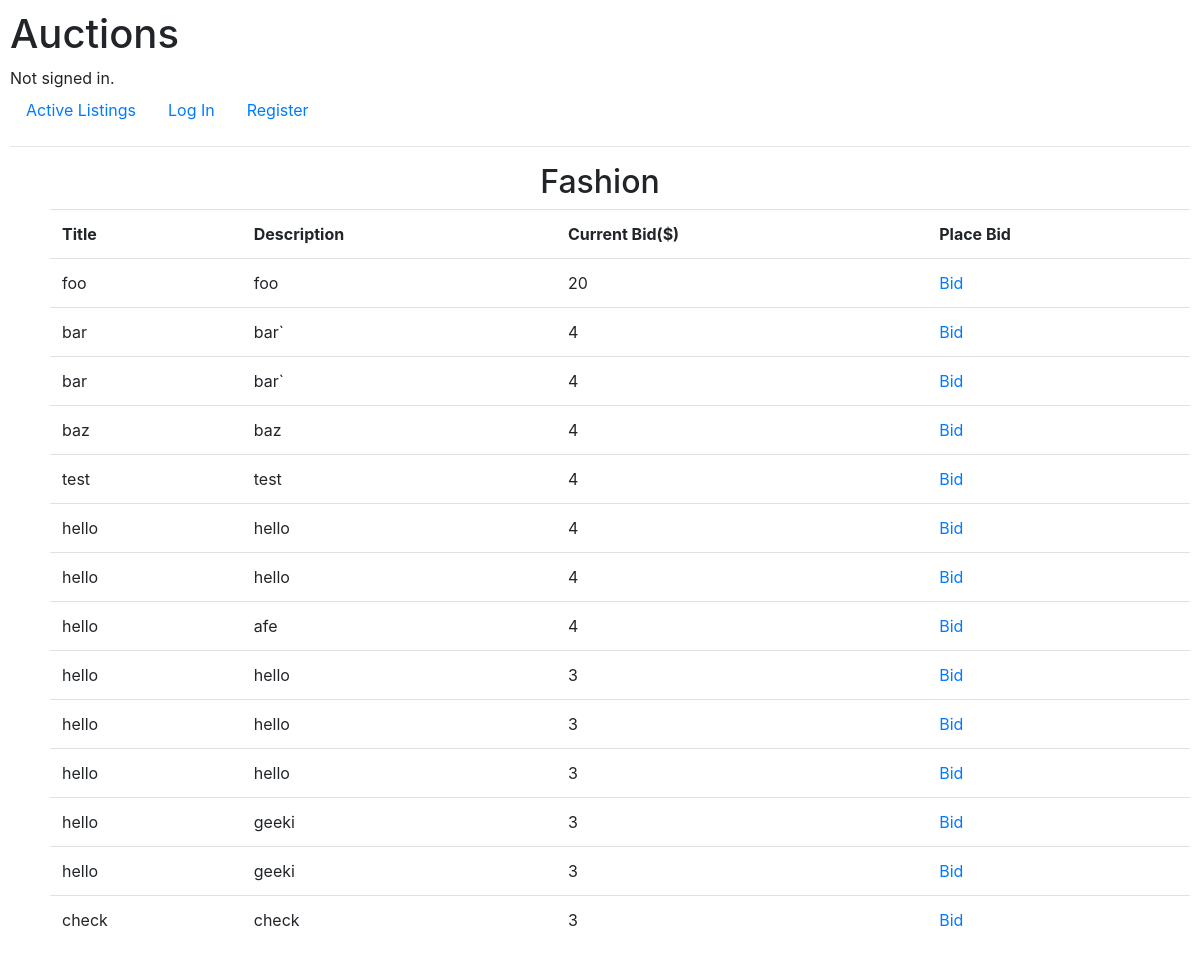
/Fashion, run on an earlier commit of the app's database.
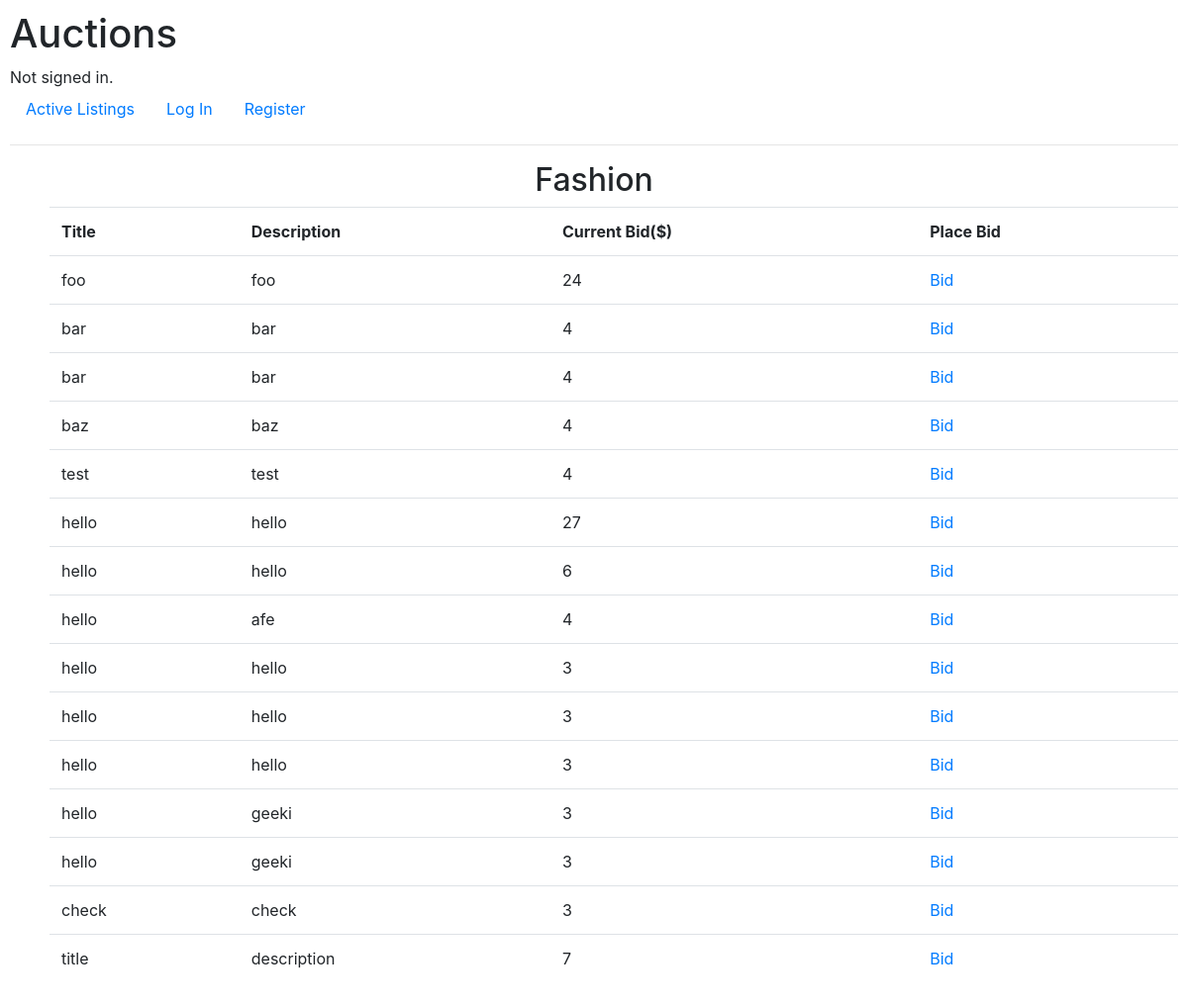
And on a later commit of the database.
### auctions/models.py (models this page shows)
class Listing(models.Model):
    title=models.CharField(max_length=64)
    description=models.CharField(max_length=128)
    bid=models.PositiveIntegerField()
    account = models.ForeignKey(User,on_delete=models.CASCADE,related_name="user")
    categories = (
        ("fashion","Fashion"),
        ("toys","Toys"),
        ("electronics","Electronics"),
        ("home","Home")
    )
    category =models.CharField(max_length=64,choices=categories)

### auctions/views.py (the view)
# urls.py: path("<str:category>",views.category,name="category")
def category(request,category):
    category=category.lower()
    listings=Listing.objects.filter(category=category)
    category=category.capitalize()
    return render(request,"auctions/category.html",{
        "listings":listings,
        "category":category
    })

### auctions/templates/auctions/category.html
{% extends "auctions/layout.html" %}
{% block body %}
    <h2 style="text-align:center">{{category}}</h2>
    <ul>
        <table class="table">
            <tr>
                <th>Title</th>
                <th>Description</th>
                <th>Current Bid($)</th>
                <th>Place Bid</th>
            </tr>
        {% for listing in listings %}
        <tr>
            <td>{{listing.title}}</td>
            <td>{{listing.description}}</td>
            <td>{{listing.bid}}</td>
            <td><a href="{%url 'listing' listing.id %}">Bid</a></td>
        </tr>
        {% endfor %}
        </table>
    </ul>
{% endblock %}

What changed in the data, as far as the page shows it:
changed Listing "foo": bid "20" → "24"
changed Listing (number 2 of 15 on the later page): description "bar`" → "bar"
changed Listing (number 3 of 15 on the later page): description "bar`" → "bar"
changed Listing (number 6 of 15 on the later page): bid "4" → "27"
changed Listing (number 7 of 15 on the later page): bid "4" → "6"
now on this page (row edited): Listing: title "title", description "description", bid "7"
